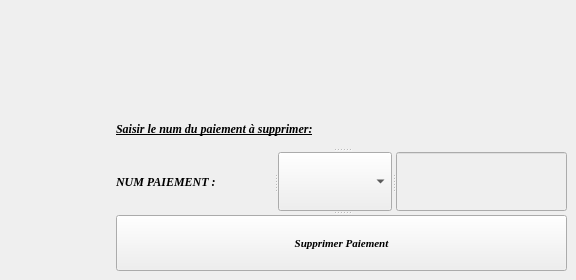
      <widget class="QWidget" name="tab_15">
       <attribute name="title">
        <string>SUPPRESSION</string>
       </attribute>
       <widget class="QSplitter" name="splitter_26">
        <property name="geometry">
         <rect>
          <x>116</x>
          <y>110</y>
          <width>451</width>
          <height>161</height>
         </rect>
        </property>
        <property name="orientation">
         <enum>Qt::Vertical</enum>
        </property>
        <widget class="QLabel" name="label_21">
         <property name="font">
          <font>
           <family>Georgia</family>
           <pointsize>9</pointsize>
           <weight>75</weight>
           <italic>true</italic>
           <bold>true</bold>
           <underline>true</underline>
          </font>
         </property>
         <property name="text">
          <string>Saisir le num du paiement à supprimer:</string>
         </property>
        </widget>
        <widget class="QSplitter" name="splitter_25">
         <property name="orientation">
          <enum>Qt::Horizontal</enum>
         </property>
         <widget class="QLabel" name="reference_sup_5">
          <property name="font">
           <font>
            <family>Georgia</family>
            <pointsize>9</pointsize>
            <weight>75</weight>
            <italic>true</italic>
            <bold>true</bold>
            <underline>false</underline>
           </font>
          </property>
          <property name="text">
           <string>NUM PAIEMENT :</string>
          </property>
         </widget>
         <widget class="QComboBox" name="comboBox_6"/>
         <widget class="QLineEdit" name="sup_2">
          <property name="enabled">
           <bool>false</bool>
          </property>
         </widget>
        </widget>
        <widget class="QPushButton" name="supprimer_2">
         <property name="font">
          <font>
           <family>Georgia</family>
           <pointsize>8</pointsize>
           <weight>75</weight>
           <italic>true</italic>
           <bold>true</bold>
           <underline>false</underline>
          </font>
         </property>
         <property name="text">
          <string>Supprimer Paiement</string>
         </property>
        </widget>
       </widget>
      </widget>
